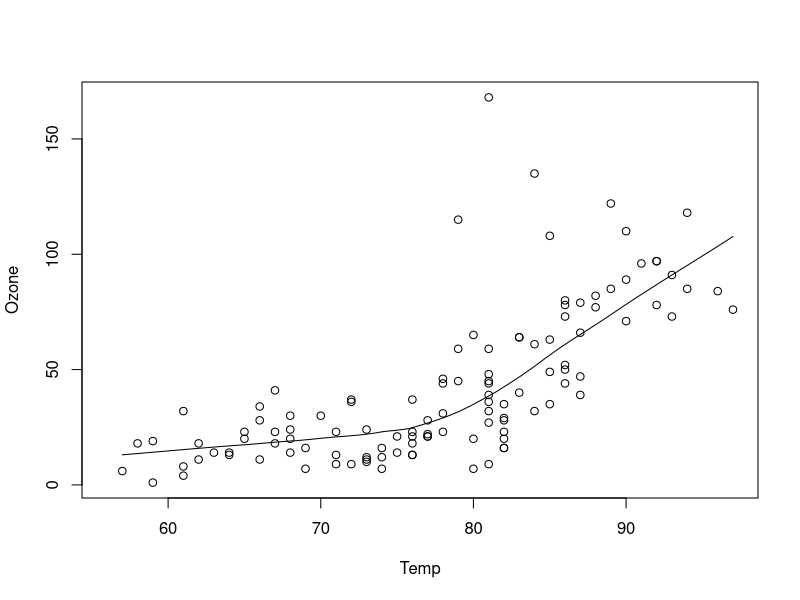
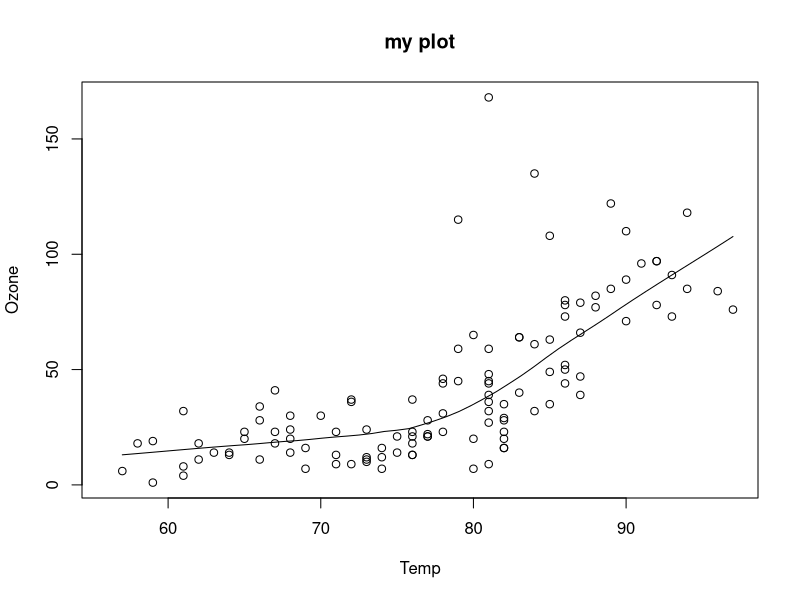
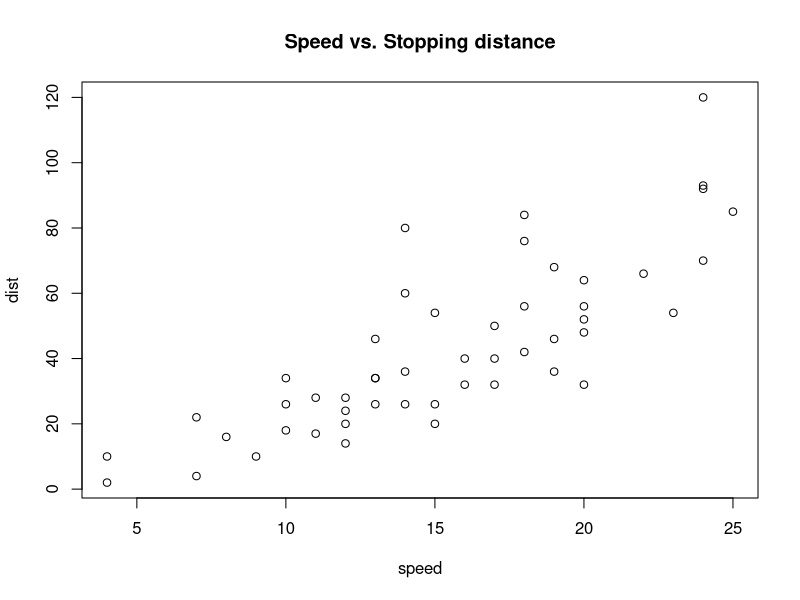
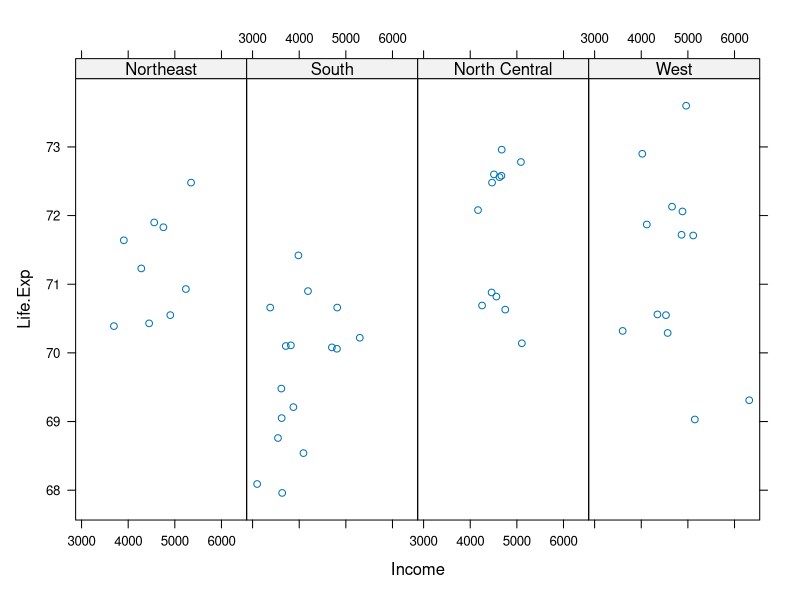
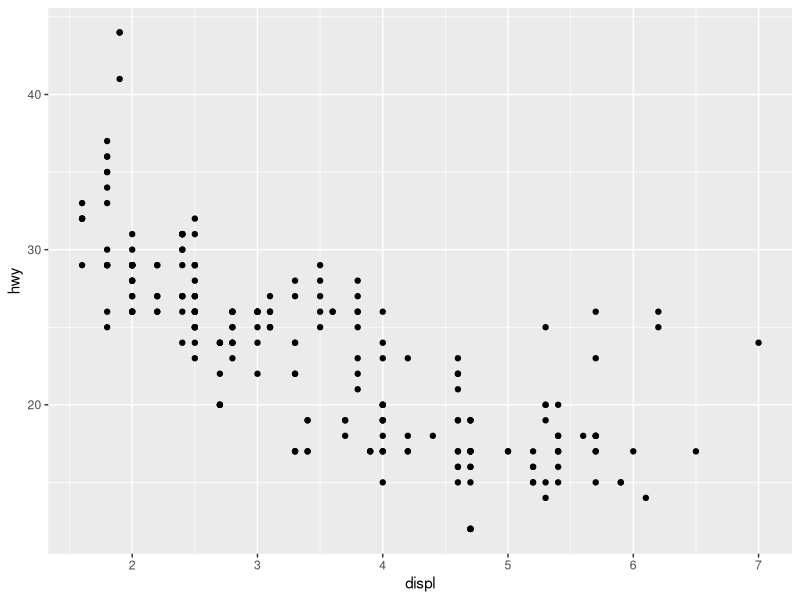

These figures' R source, in order:
## ---- chunk 1
#| fig-width: 5
#| fig-height: 5
#| fig-cap: "Scatterplot with loess curve"
data(airquality)
with(airquality, {
        plot(Temp, Ozone)
        lines(loess.smooth(Temp, Ozone))
})
## ---- chunk 2
#| fig-width: 5
#| fig-height: 5
#| fig-cap: "Scatterplot with loess curve"
data(airquality)
with(airquality, {
        plot(Temp, Ozone, main = "my plot")
        lines(loess.smooth(Temp, Ozone))
})
## ---- chunk 3
#| fig-width: 5
#| fig-height: 5
#| fig-cap: "Base plot with title"
data(cars)

## Create the plot / draw canvas
with(cars, plot(speed, dist))

## Add annotation
title("Speed vs. Stopping distance")
## ---- chunk 4
library(lattice)
## ---- chunk 5
#| fig-width: 8
#| fig-height: 4
#| fig-cap: "Lattice plot"
state <- data.frame(state.x77, region = state.region)
xyplot(Life.Exp ~ Income | region, data = state, layout = c(4, 1))
## ---- chunk 6
library(ggplot2)
## ---- chunk 7
#| message: false
#| fig-width: 6
#| fig-height: 5
#| fig-cap: "ggplot2 plot"
library(tidyverse)
data(mpg)
mpg %>%
  ggplot(aes(displ, hwy)) + 
  geom_point()
